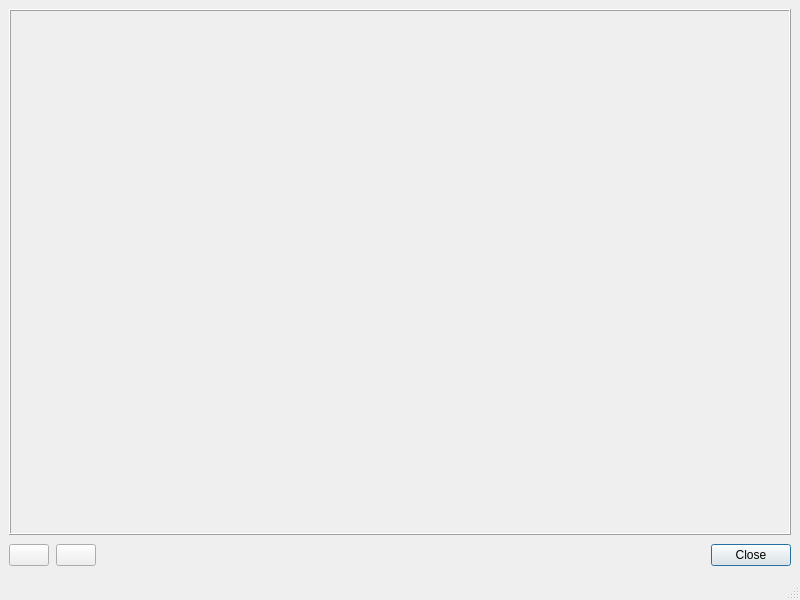
<?xml version="1.0" encoding="UTF-8"?>
<ui version="4.0">
 <class>ScrollingTextWindow</class>
 <widget class="QMainWindow" name="ScrollingTextWindow">
  <property name="windowModality">
   <enum>Qt::ApplicationModal</enum>
  </property>
  <property name="geometry">
   <rect>
    <x>0</x>
    <y>0</y>
    <width>800</width>
    <height>600</height>
   </rect>
  </property>
  <property name="windowTitle">
   <string>Scrolling Text Window</string>
  </property>
  <property name="styleSheet">
   <string notr="true">background-image: url(:/img/data/parchment.jpg);</string>
  </property>
  <widget class="QWidget" name="centralwidget">
   <property name="sizePolicy">
    <sizepolicy hsizetype="Preferred" vsizetype="Preferred">
     <horstretch>0</horstretch>
     <verstretch>0</verstretch>
    </sizepolicy>
   </property>
   <layout class="QVBoxLayout" name="verticalLayout">
    <item>
     <widget class="QLabel" name="lblImage">
      <property name="sizePolicy">
       <sizepolicy hsizetype="Ignored" vsizetype="Ignored">
        <horstretch>0</horstretch>
        <verstretch>0</verstretch>
       </sizepolicy>
      </property>
      <property name="frameShape">
       <enum>QFrame::Box</enum>
      </property>
      <property name="frameShadow">
       <enum>QFrame::Raised</enum>
      </property>
      <property name="lineWidth">
       <number>1</number>
      </property>
      <property name="midLineWidth">
       <number>0</number>
      </property>
      <property name="text">
       <string/>
      </property>
      <property name="scaledContents">
       <bool>false</bool>
      </property>
      <property name="alignment">
       <set>Qt::AlignCenter</set>
      </property>
     </widget>
    </item>
    <item>
     <layout class="QHBoxLayout" name="horizontalLayout">
      <property name="spacing">
       <number>7</number>
      </property>
      <item>
       <widget class="QPushButton" name="btnRewind">
        <property name="sizePolicy">
         <sizepolicy hsizetype="Fixed" vsizetype="Fixed">
          <horstretch>0</horstretch>
          <verstretch>0</verstretch>
         </sizepolicy>
        </property>
        <property name="text">
         <string/>
        </property>
        <property name="icon">
         <iconset resource="resources.qrc">
          <normaloff>:/img/data/icon_rewind.png</normaloff>:/img/data/icon_rewind.png</iconset>
        </property>
        <property name="checkable">
         <bool>false</bool>
        </property>
       </widget>
      </item>
      <item>
       <widget class="QPushButton" name="btnPlay">
        <property name="sizePolicy">
         <sizepolicy hsizetype="Fixed" vsizetype="Fixed">
          <horstretch>0</horstretch>
          <verstretch>0</verstretch>
         </sizepolicy>
        </property>
        <property name="text">
         <string/>
        </property>
        <property name="icon">
         <iconset resource="resources.qrc">
          <normaloff>:/img/data/icon_play.png</normaloff>:/img/data/icon_play.png</iconset>
        </property>
        <property name="checkable">
         <bool>true</bool>
        </property>
       </widget>
      </item>
      <item>
       <spacer name="horizontalSpacer">
        <property name="orientation">
         <enum>Qt::Horizontal</enum>
        </property>
        <property name="sizeType">
         <enum>QSizePolicy::Expanding</enum>
        </property>
        <property name="sizeHint" stdset="0">
         <size>
          <width>675</width>
          <height>28</height>
         </size>
        </property>
       </spacer>
      </item>
      <item>
       <widget class="QPushButton" name="btnClose">
        <property name="sizePolicy">
         <sizepolicy hsizetype="Fixed" vsizetype="Fixed">
          <horstretch>0</horstretch>
          <verstretch>0</verstretch>
         </sizepolicy>
        </property>
        <property name="text">
         <string>Close</string>
        </property>
        <property name="autoDefault">
         <bool>true</bool>
        </property>
        <property name="default">
         <bool>true</bool>
        </property>
       </widget>
      </item>
     </layout>
    </item>
   </layout>
  </widget>
  <widget class="QStatusBar" name="statusbar"/>
 </widget>
 <resources>
  <include location="resources.qrc"/>
 </resources>
 <connections/>
</ui>
